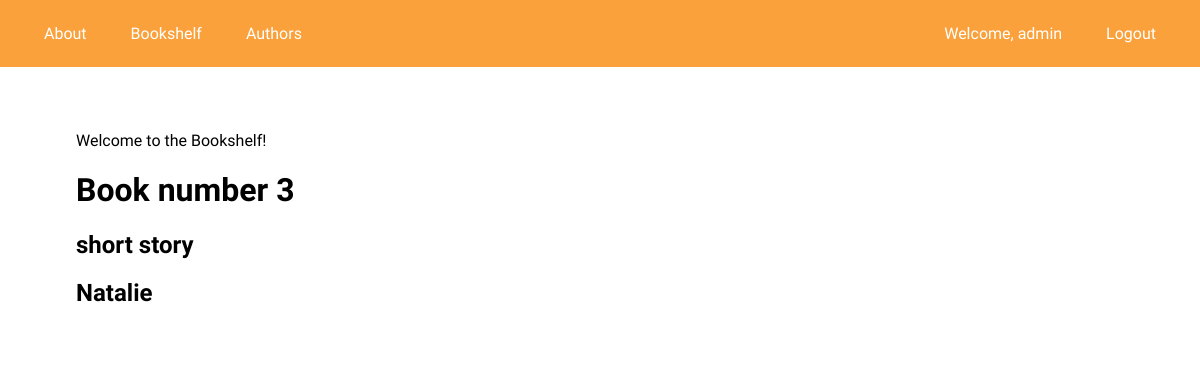
/books/3/ (signed in), run on the app's committed database.
### bookshelf/models.py (models this page shows, shortened)
class Book(models.Model):
    name = models.CharField(max_length=100)
    author = models.ForeignKey(Author, null=True, on_delete=models.SET_NULL)

class Author(models.Model):
    name = models.CharField(max_length=100)
    def __str__(self):
        return f'{self.name}'

### bookshelf/views.py (the view)
# urls.py: path('books/<int:id>/', views.showbook, name='bookshelf-show'), # to accept only numbers as id param
def showbook(req, id):
    book = {'book': Book.objects.get(pk=id)}
    return render(req, 'showbook.html', book)

### bookshelf/templates/showbook.html
{% extends "base.html" %}
{% block content %}
<h1>Book number {{book.id}}</h1>
<h2>{{ book.name }}</h2>
<h2>{{ book.author }}</h2>
{% endblock content %}

### bookshelf/templates/base.html (shortened to what this page needs)
{% load static %}
<!DOCTYPE html>
<html lang="en">
<head>
    <link rel="stylesheet" href="{% static 'css/main.css' %}">
</head>
<body>
    <nav>
        <div class="linkset left">
            <a href="{% url 'bookshelf-about' %}">About</a>
            <a href="{% url 'bookshelf-books' %}">Bookshelf</a>
            <a href="{% url 'bookshelf-authors' %}">Authors</a>
        </div>
        <div class="linkset right">
            {% if user.is_authenticated %}
                <span>Welcome, {{user}}</span>
                <a href="{% url 'logout' %}">Logout</a>
            {% else %}
                <a href="{% url 'signup' %}">Sign up</a>
                <a href="{% url 'login' %}">Login</a>
            {% endif %}
        </div>
    </nav>
<main>
    <p>Welcome to the Bookshelf!</p>
    {% block content %}
    {% endblock content %}
</main>
</body>
</html>

### bookshelf/static/css/main.css (style rules this page uses)
* { box-sizing: border-box; }
html, body { margin: 0; font-family: 'Goudy Bookletter 1911', serif; }
body { background-image: url('https://images.unsplash.com/photo-1507842217343-583bb7270b66?ixid=MnwxMjA3fDB8MHxzZWFyY2h8Mnx8Ym9va3NoZWxmfGVufDB8fDB8fA%3D%3D&ixlib=rb-1.2.1&w=1000&q=80'); display: flex; justify-content: center; flex-direction: column; align-items: center; }
nav { width: 100vw; padding: 1.5rem; display: flex; justify-content: space-between; background-color: rgb(250, 161, 59); }
.linkset > * { margin: 0 20px; color: white; font-size: 0.8rem; }
.right { text-align: right; }
.left { text-align: left; }
a { cursor: pointer; text-decoration: none; }
main { width: 90%; padding: 1rem; margin: 2rem; background-color: rgba(255, 255, 255, 0.7); }
@media only screen and (min-width: 480px) { .linkset > * { font-size: 1rem; } }

### data on the page
Book: id "3", name "short story", author "Natalie"

### other printed values
{{ user }} "admin"
